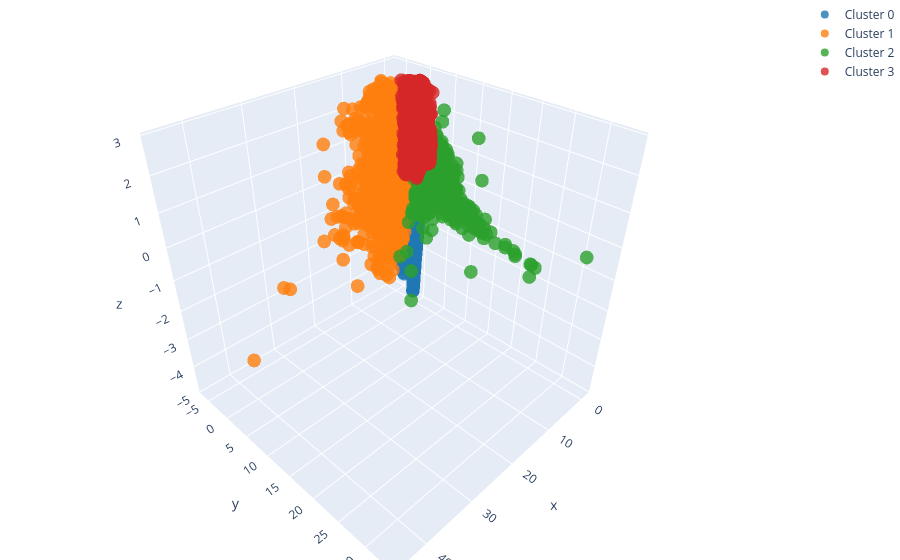

The notebook cell this image was saved under:
### Code cell
N_CLUSTERS = 4

df_kmeans = kmeans_fit_and_plot_per_cluster(N_CLUSTERS, X_final, user_events_df)

### Figure 1 — Plotly figure (JSON) as saved in the notebook; plotly's stock layout.template omitted (floating-point values rounded to 4 significant figures; data arrays with more than 128 entries replaced by an {"elided": "..."} marker saying what was removed)
{"data": [{"marker": {"color": "#1f77b4", "opacity": 0.8, "size": 8}, "mode": "markers", "name": "Cluster 0", "type": "scatter3d", "x": {"elided": "14102 float values"}, "y": {"elided": "14102 float values"}, "z": {"elided": "14102 float values"}}, {"marker": {"color": "#ff7f0e", "opacity": 0.8, "size": 8}, "mode": "markers", "name": "Cluster 1", "type": "scatter3d", "x": {"elided": "2348 float values"}, "y": {"elided": "2348 float values"}, "z": {"elided": "2348 float values"}}, {"marker": {"color": "#2ca02c", "opacity": 0.8, "size": 8}, "mode": "markers", "name": "Cluster 2", "type": "scatter3d", "x": {"elided": "1565 float values"}, "y": {"elided": "1565 float values"}, "z": {"elided": "1565 float values"}}, {"marker": {"color": "#d62728", "opacity": 0.8, "size": 8}, "mode": "markers", "name": "Cluster 3", "type": "scatter3d", "x": {"elided": "11985 float values"}, "y": {"elided": "11985 float values"}, "z": {"elided": "11985 float values"}}], "layout": {"margin": {"b": 0, "l": 0, "r": 0, "t": 0}, "title": {"text": "Interactive 3D Plot of Clusters"}}}
